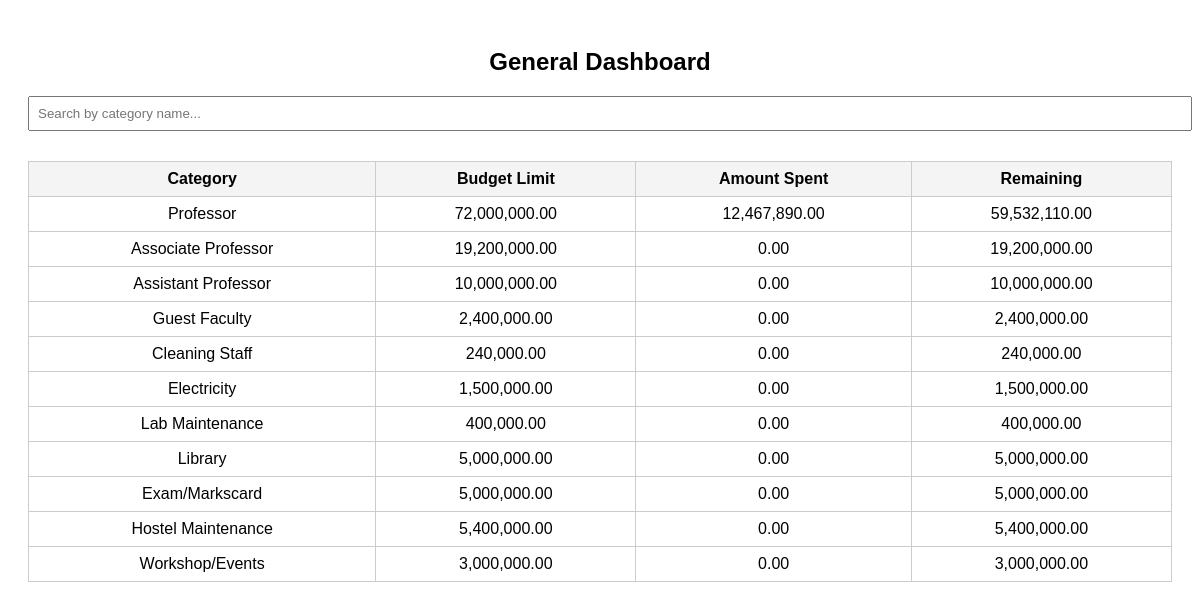
Page /general_dashboard on the committed database.
### server.py (models this page shows)
class ExpenditureCategory(db.Model):
    id = db.Column(db.Integer, primary_key=True)
    name = db.Column(db.String(100), unique=True, nullable=False)
    budget = db.Column(db.Float, nullable=False)
    expenditures = db.relationship("Finance", backref="category", lazy=True)

### server.py (the view)
@app.route('/general_dashboard')
def general_dashboard():
    categories = ExpenditureCategory.query.all()
    expenditures = []
    for cat in categories:
        spent = db.session.query(func.sum(Finance.amount)).filter_by(category_id=cat.id).scalar() or 0
        expenditures.append({
            "name": cat.name,
            "budget": cat.budget,
            "spent": spent,
            "remaining": cat.budget - spent
        })
    return render_template("general_dashboard.html", expenditures=expenditures)

### templates/general_dashboard.html (shortened to what this page needs)
<!DOCTYPE html>
<html lang="en">
<head>
</head>
<body>
    <h2>General Dashboard</h2>
    <input type="text" id="searchBar" placeholder="Search by category name...">
    <table id="expTable">
        <thead>
            <tr>
                <th>Category</th>
                <th>Budget Limit</th>
                <th>Amount Spent</th>
                <th>Remaining</th>
            </tr>
        </thead>
        <tbody>
            {% for exp in expenditures %}
            <tr class="{% if exp.spent > exp.budget %}over{% endif %}">
                <td>{{ exp.name }}</td>
                <td>{{ "{:,.2f}".format(exp.budget) }}</td>
                <td>{{ "{:,.2f}".format(exp.spent) }}</td>
                <td>{{ "{:,.2f}".format(exp.remaining) }}</td>
            </tr>
            {% endfor %}
        </tbody>
    </table>
</body>
</html>

### templates/general_dashboard.html (style rules this page uses)
body { font-family: Arial, sans-serif; padding: 20px; }
h2 { text-align: center; }
table { width: 100%; border-collapse: collapse; margin-top: 20px; }
th, td { border: 1px solid #ccc; padding: 8px; text-align: center; }
th { background-color: #f4f4f4; }
#searchBar { width: 100%; padding: 8px; margin-bottom: 10px; }

### rows in the picture
ExpenditureCategory: name "Professor", budget "72,000,000.00", spent "12,467,890.00", remaining "59,532,110.00"
ExpenditureCategory: name "Associate Professor", budget "19,200,000.00", spent "0.00", remaining "19,200,000.00"
ExpenditureCategory: name "Assistant Professor", budget "10,000,000.00", spent "0.00", remaining "10,000,000.00"
ExpenditureCategory: name "Guest Faculty", budget "2,400,000.00", spent "0.00", remaining "2,400,000.00"
ExpenditureCategory: name "Cleaning Staff", budget "240,000.00", spent "0.00", remaining "240,000.00"
ExpenditureCategory: name "Electricity", budget "1,500,000.00", spent "0.00", remaining "1,500,000.00"
ExpenditureCategory: name "Lab Maintenance", budget "400,000.00", spent "0.00", remaining "400,000.00"
ExpenditureCategory: name "Library", budget "5,000,000.00", spent "0.00", remaining "5,000,000.00"
ExpenditureCategory: name "Exam/Markscard", budget "5,000,000.00", spent "0.00", remaining "5,000,000.00"
ExpenditureCategory: name "Hostel Maintenance", budget "5,400,000.00", spent "0.00", remaining "5,400,000.00"
ExpenditureCategory: name "Workshop/Events", budget "3,000,000.00", spent "0.00", remaining "3,000,000.00"
